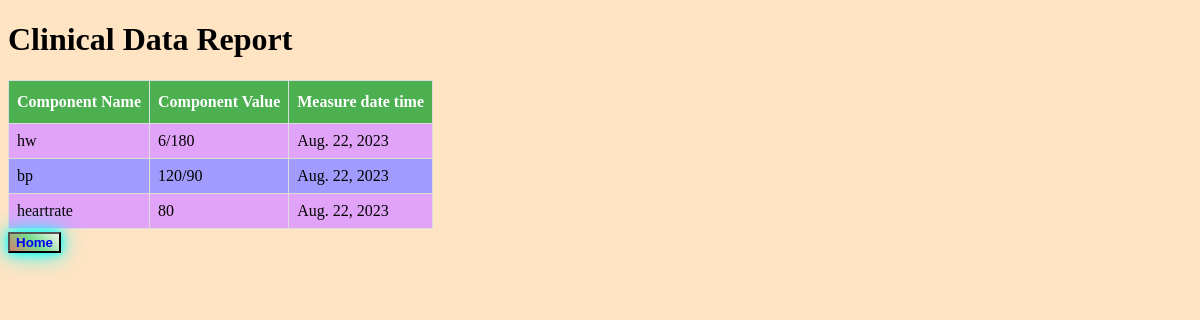
The page /analyse/5/ on the database its author committed.
### ClinicalApp/models.py (models this page shows)
class ClinicalData(models.Model):
    COMPONENT_NAMES=[('hw',"Height/Weight"),('bp','Blood Pressure'),('heartrate','Heart Rate')]                              #esse drop-down menu aaye  ga jismeh height/weight,Blood Pressure,Heart Rate
    componentname=models.CharField(choices=COMPONENT_NAMES,max_length=50)
    componentvalue=models.CharField(max_length=50)
    measureddatatime=models.DateField(auto_now_add=True)
    patient=models.ForeignKey(Patient,on_delete=models.CASCADE)

### ClinicalApp/views.py (the view)
# urls.py: path("analyse/<int:pk>/",views.analyse), #<int:pk> ka mtlb hai ke 127.0.0.1:8000/analyse/2/ ye likho geh toh show hoga yaha 2 ka mtlb patientID seh hai
def analyse(request,**kwargs):
      data=ClinicalData.objects.filter(patient_id=kwargs['pk'])
      responseData=[]
      for eachEntry in data:
           if eachEntry.componentname=="hw":
                heightAndWeight=eachEntry.componentvalue.split("/")
                if len(heightAndWeight)>1:
                     feetToMetres=float(heightAndWeight[0])*0.4356
                     BMI=(float(heightAndWeight[1]))/(feetToMetres*feetToMetres)
                     bmiEntry=ClinicalData()
                     bmiEntry.componentname="BMI"
                     bmiEntry.componentvalue=BMI
                     responseData.append(bmiEntry)
                responseData.append(eachEntry)
           return render(request,'ClinicalApp/generateReport.html',{'data':data})# yeh 'data' generateReport.html meh jaaye ga

### templates/ClinicalApp/generateReport.html (shortened to what this page needs)
<!DOCTYPE html>
{% load static %}
<head>
    <link rel="stylesheet" href="{% static 'CSS/clinicals.css' %}">
</head>
<body class="bodytag">
    <h1>Clinical Data Report</h1>
    <table border="2">
        <tr>
            <th>Component Name</th>
            <th>Component Value</th>
            <th>Measure date time</th>
        </tr>
        {% for eachentry in data %}
        <tr>
            <td>{{eachentry.componentname}}</td>
            <td>{{eachentry.componentvalue}}</td>
            <td>{{eachentry.measureddatatime}}</td>
        </tr>
        {% endfor %}
    </table>
    <button class="but" >
    <a style="text-decoration:none" href="/"><b>Home</a>
    </button>
</body>

### static/CSS/clinicals.css (style rules this page uses)
table, th, td { border: 0px solid black; border-collapse: collapse; }
td,th { border: 1px solid #ddd; padding: 8px; }
tr:nth-child(even) { background-color: #e1a3f7; }
tr:nth-child(odd) { background-color:#a29bfe; }
th { padding-top: 12px; padding-bottom: 12px; text-align: left; background-color: #4CAF50; color: white; }
.bodytag { background-image:url('static/download.jpeg'); background-repeat:no-repeat; background-color: bisque; animation:change 10s linear infinite; }
.but { margin-top: 3px; background: linear-gradient(45deg,#cf7f6c,#78e08f,#f5f2ec); box-shadow: 0 0 10px cyan, 0 0 25px cyan; }

### rows shown on the page
ClinicalData: componentname "hw", componentvalue "6/180", measureddatatime "Aug. 22, 2023"
ClinicalData: componentname "bp", componentvalue "120/90", measureddatatime "Aug. 22, 2023"
ClinicalData: componentname "heartrate", componentvalue "80", measureddatatime "Aug. 22, 2023"
